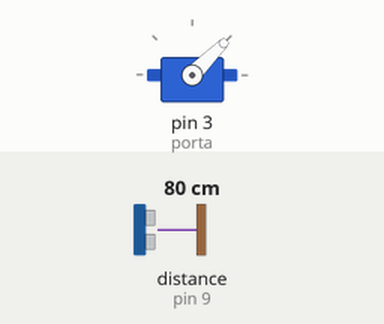
Bench run of a sketch on a simulated Arduino Uno, built with avr-gcc and run on an emulated ATmega328P. Parts: servo. Wiring (inferred from the names in the program): ultrasonic range finder: trigger pin 8; echo pin 9. The test bench sets the inputs (shaded band); at power-on: distance to the obstacle (sensor on pin 9) 80 cm. The echo pulse lasts 58.3 µs per cm.

Above: at 1.2 s.
1.3 s: distance to the obstacle (sensor on pin 9) set to 54 cm
2.8 s: distance to the obstacle (sensor on pin 9) set to 46 cm
At 3.8 s:
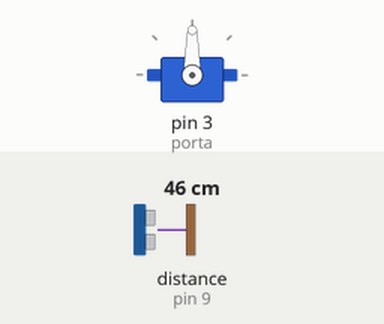
4.3 s: distance to the obstacle (sensor on pin 9) set to 250 cm
At 4.8 s:
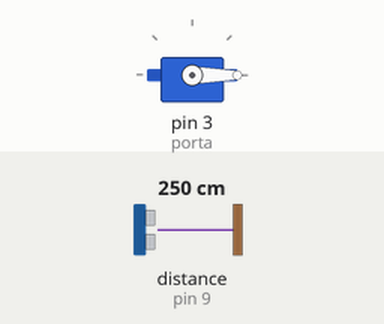
5.8 s: distance to the obstacle (sensor on pin 9) set to 154 cm
7.3 s: distance to the obstacle (sensor on pin 9) set to 147 cm
At 7.9 s:
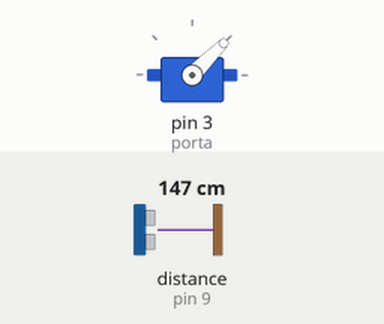
8.9 s: distance to the obstacle (sensor on pin 9) set to 2 cm
At 9.8 s:
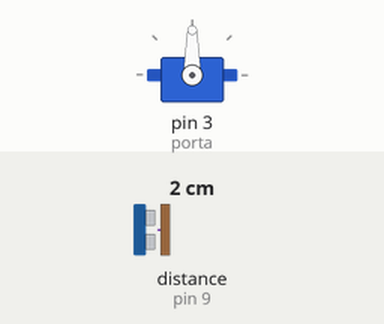
Timing chart, 0 to 11.4 s (numbered marks = the images above; inputs shaded):
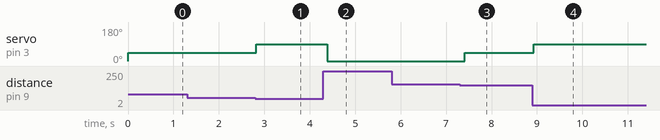

Measured:
- the behaviour switches between 51 and 50 cm on distance to the obstacle (sensor on pin 9) (found by bisection; images 0 and 1)
- the behaviour switches between 151 and 150 cm on distance to the obstacle (sensor on pin 9) (found by bisection; images 2 and 3)
- after the input at 1.3 s, every drawn part: stays the same
- after the input at 2.8 s, servo on pin 3 (porta): 45° → 90° at once
- after the input at 4.3 s, servo on pin 3 (porta): 90° → 0° after 0.08 s
- after the input at 5.8 s, every drawn part: stays the same
- after the input at 7.3 s, servo on pin 3 (porta): 0° → 45° after 0.11 s
- after the input at 8.9 s, servo on pin 3 (porta): 45° → 90° at once

The sketch:

m3_atividade13_questaoC.ino
```cpp
#include <Servo.h>

#define TRIG 8
#define ECHO 9

Servo porta;

long medirDistancia() {
  digitalWrite(TRIG, LOW);
  delayMicroseconds(2);
  digitalWrite(TRIG, HIGH);
  delayMicroseconds(10);
  digitalWrite(TRIG, LOW);

  long duracao = pulseIn(ECHO, HIGH);
  return duracao / 58;
}

void setup() {
  porta.attach(3);
  porta.write(0);
  pinMode(TRIG, OUTPUT);
  pinMode(ECHO, INPUT);
}

void loop() {
  long d = medirDistancia();

  if (d < 50) {
    porta.write(90);
  }
  else if (d <= 150) {
    porta.write(45);
  }
  else {
    porta.write(0);
  }
  delay(100);
}
```
